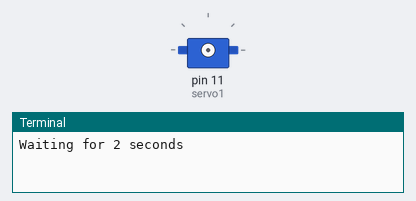
The program below on a simulated Raspberry Pi (header pin numbers). Shown: servo, the last lines printed to the terminal. Servo angles are drawn from the pulse width (0.5 ms = 0°, 2.5 ms = 180°). At 17.5 s the program stops and its outputs stay as they are.

Above: at 0.1 s.
At 6.1 s:
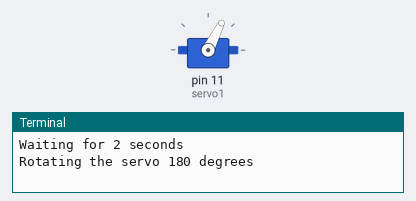
At 12.1 s:
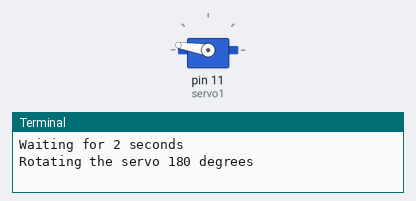
At 15.1 s:
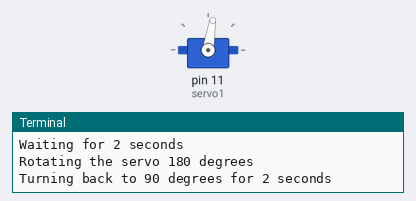
Timing chart, 0 to 18.5 s (numbered marks = the images above):
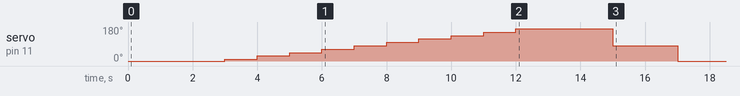

Measured:
- by itself, servo on pin 11 (servo1): rises from 0° to 171° in 9.0 s, then falls to 0° in 5.0 s

The program:

servo1.py
```python
#Import relevant libraries
import RPi.GPIO as GPIO
import time

#Set GPTIO numbering mode
GPIO.setmode(GPIO.BOARD)

#Set pin 11 as an output pin and set servo1 as pin 11 as PWM
GPIO.setup(11, GPIO.OUT)
servo1 = GPIO.PWM(11, 50)       #50 means 50hz pulse here

servo1.start(0)
print("Waiting for 2 seconds")
time.sleep(2)

print("Rotating the servo 180 degrees")
duty = 2
while duty <= 12:
    servo1.ChangeDutyCycle(duty)
    time.sleep(1)
    duty = duty + 1

time.sleep(2)
print("Turning back to 90 degrees for 2 seconds")
servo1.ChangeDutyCycle(7)
time.sleep(2)

print("Turning back to 0 degrees")
servo1.ChangeDutyCycle(2)
time.sleep(0.5)
servo1.ChangeDutyCycle(0)

servo1.stop()
GPIO.cleanup()
print("End of program! Goodbye")
```
